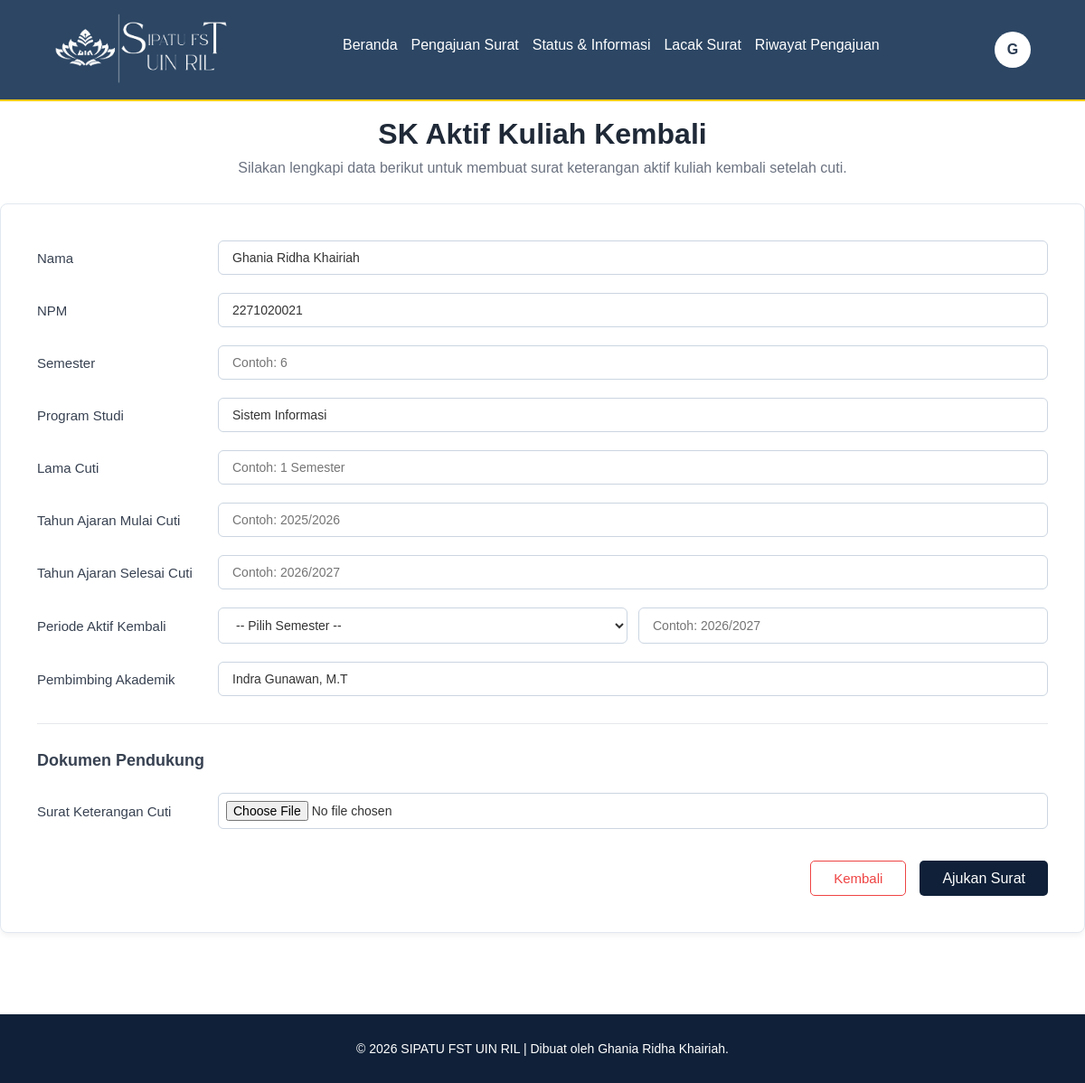
/mhs_form_sk_aktif_kuliah.php (signed in), run on the app's committed database.
### tables this page shows
CREATE TABLE `jenis_surat` (
  `id_jenis` int(11) NOT NULL,
  `nama_surat` varchar(100) NOT NULL,
  `kode_surat` varchar(20) NOT NULL,
  `deskripsi` text DEFAULT NULL,
  `file_template` varchar(255) DEFAULT NULL,
  `status` tinyint(1) DEFAULT 1,
  `isi_template` longtext DEFAULT NULL
);

CREATE TABLE `mahasiswa` (
  `id_mhs` int(11) NOT NULL,
  `npm` varchar(15) NOT NULL,
  `nama_mhs` varchar(100) NOT NULL,
  `password` varchar(255) NOT NULL,
  `email` varchar(100) NOT NULL,
  `id_prodi` int(11) DEFAULT NULL,
  `status` tinyint(1) DEFAULT 0,
  `id_pa` int(11) DEFAULT NULL,
  `id_pb1` int(11) DEFAULT NULL,
  `id_pb2` int(11) DEFAULT NULL
);

CREATE TABLE `dosen` (
  `id_dosen` int(11) NOT NULL,
  `nip` varchar(25) NOT NULL,
  `nama_dosen` varchar(100) NOT NULL,
  `password` varchar(255) NOT NULL,
  `jabatan` varchar(50) NOT NULL,
  `role_akses` varchar(20) NOT NULL,
  `kode_ttd_qr` varchar(100) NOT NULL
);

### mhs_form_sk_aktif_kuliah.php (the view, shortened to what this page needs)
<?php
include "koneksi.php";
$id_mhs = $_SESSION['id_mhs'];
$id_jenis = $_GET['id_jenis'] ?? 3;
$surat = mysqli_fetch_assoc(mysqli_query($koneksi, "
    SELECT * FROM jenis_surat
    WHERE id_jenis = '$id_jenis'
"));
$mhs = mysqli_fetch_assoc(mysqli_query($koneksi, "
    SELECT * FROM mahasiswa
    WHERE id_mhs = '$id_mhs'
"));
$id_pa = $mhs['id_pa'];
$q_pa = mysqli_query($koneksi, "SELECT id_dosen, nama_dosen, nip FROM dosen WHERE id_dosen = '$id_pa'");
$pa = mysqli_fetch_assoc($q_pa);
?>
<!DOCTYPE html>
<html lang="en">
<head>
    <link rel="stylesheet" href="style.css?v=<?= time(); ?>">
    <link rel="stylesheet" href="https://cdnjs.cloudflare.com/ajax/libs/font-awesome/7.0.1/css/all.min.css">
</head>
<body>
    <nav class="navbar">
        <a href="#" class="navbar-logo">
            <img src="images/logo2.png" alt="navbar-logo">
        </a>
        <div class="navbar-nav">
            <a href="mhs_beranda.php#home">Beranda</a>
            <a href="mhs_beranda.php#services">Pengajuan Surat</a>
            <a href="mhs_beranda.php#status-info">Status & Informasi</a>
            <a href="mhs_lacak.php">Lacak Surat</a>
            <a href="mhs_riwayat.php">Riwayat Pengajuan</a>
        </div>
        <div class="navbar-extra">
            <div class="user-menu-container">
                <?php
                $namaLengkap = isset($_SESSION['nama_lengkap']) ? $_SESSION['nama_lengkap'] : 'Pengguna';
                $inisial = '';
                $namaParts = explode(' ', $namaLengkap);
                if (!empty($namaParts)) {
                    $inisial = strtoupper(substr($namaParts[0], 0, 1));
                }
                ?>
                <button id="user-btn" class="user-btn">
                    <span class="avatar-inisial"><?= htmlspecialchars($inisial) ?></span>
                </button>
            </div>
        </div>
    </nav>
    <div class="generate-wrapper">
        <div class="page-header">
            <h1><?= htmlspecialchars($surat['nama_surat']); ?></h1>
            <p>Silakan lengkapi data berikut untuk membuat surat keterangan aktif kuliah kembali setelah cuti.</p>
        </div>
        <div class="generate-card">
            <form action="generate_sk_aktif_kuliah_kembali.php" method="POST" enctype="multipart/form-data">
                <div class="form-group">
                    <label>Nama</label>
                    <input type="text"
                        class="form-control input-readonly"
                        value="<?= htmlspecialchars($mhs['nama_mhs']); ?>"
                        readonly>
                </div>
                <div class="form-group">
                    <label>NPM</label>
                    <input type="text"
                        class="form-control input-readonly"
                        value="<?= htmlspecialchars($mhs['npm']); ?>"
                        readonly>
                </div>
                <div class="form-group">
                    <label>Semester</label>
                    <input type="number"
                        name="semester"
                        placeholder="Contoh: 6"
                        min="3"
                        max="14" required>
                </div>
                <div class="form-group">
                    <label>Program Studi</label>
                    <input type="text"
                        class="form-control input-readonly flex-2"
                        value="<?= htmlspecialchars($mhs['nama_prodi'] ?? 'Sistem Informasi'); ?>"
                        readonly>
                </div>
                <div class="form-group">
                    <label>Lama Cuti</label>
                    <input type="text" name="lama_cuti" placeholder="Contoh: 1 Semester" required>
                </div>
                <div class="form-group">
                    <label>Tahun Ajaran Mulai Cuti</label>
                    <input type="text" name="tahun_akademik_ganjil_cuti" placeholder="Contoh: 2025/2026" required>
                </div>
                <div class="form-group">
                    <label>Tahun Ajaran Selesai Cuti</label>
                    <input type="text" name="tahun_akademik_genap_cuti" placeholder="Contoh: 2026/2027" required>
                </div>
                <div class="form-group">
                    <label>Periode Aktif Kembali</label>
                    <div class="input-group-flex">
                        <select name="semester_akademik" class="form-control flex-1" required>
                            <option value="">-- Pilih Semester --</option>
                        </select>
                        <input type="text" name="tahun_akademik" class="form-control flex-1" placeholder="Contoh: 2026/2027" required>
                    </div>
                </div>
                <div class="form-group">
                    <label>Pembimbing Akademik</label>
                    <?php if ($pa) { ?>
                        <input type="text" class="form-control input-readonly" value="<?= htmlspecialchars($pa['nama_dosen']); ?>" readonly>
                    <?php } else { ?>
                        <input type="text" class="form-control input-error-readonly" value="Belum ada Pembimbing I" readonly>
                        <input type="hidden" name="id_pa" value="">
                    <?php } ?>
                </div>
                <hr style="margin: 30px 0; border: 0; border-top: 1px solid #e5e7eb;">
                <h3 class="section-title">Dokumen Pendukung</h3>
                <div class="form-group">
                    <label>Surat Keterangan Cuti</label>
                    <input type="file" name="sk_cuti" accept=".pdf,.jpg,.jpeg,.png" required>
                </div>
                <div class="form-actions">
                    <a href="mhs_daftar_surat_akademik.php" class="btn-back-form" onclick="confirmBatalAjukanSurat(event, this.href)">Kembali</a>
                    <button type="submit" class="btn-generate">Ajukan Surat</button>
                </div>
            </form>
        </div>
    </div>
    <footer class="footer-form-minimal">
        <p>&copy; 2026 SIPATU FST UIN RIL | Dibuat oleh Ghania Ridha Khairiah.</p>
    </footer>
</body>
</html>

### style.css (style rules this page uses)
html { scroll-behavior: smooth; scroll-padding-top: 100px; }
* { margin: 0; padding: 0; box-sizing: border-box; }
body { font-family: "Montserrat", sans-serif; min-height: 100vh; }
.navbar { background-color: #2c4664; border-bottom: 2px solid #ffcc00; display: flex; justify-content: space-between; align-items: center; padding: 0.8rem 5%; position: fixed; top: 0; left: 0; right: 0; z-index: 1060; }
.navbar .navbar-nav { display: flex; align-items: center; gap: 15px; }
.navbar .navbar-nav a { color: #fff; display: inline-block; text-decoration: none; font-size: 1rem; }
.navbar .navbar-nav a::after { content: ""; display: block; padding-bottom: 0.5rem; border-bottom: 0.1rem solid #ffcc00; transform: scaleX(0); transition: 0.2s linear; }
.user-menu-container { position: relative; display: inline-block; font-family: sans-serif; }
.avatar-inisial { display: inline-flex; align-items: center; justify-content: center; width: 40px; height: 40px; border-radius: 50%; background-color: #ffffff; color: #2b3c53; font-weight: bold; font-size: 16px; text-transform: uppercase; }
.user-btn { background: none; border: none; color: white; font-size: 28px; cursor: pointer; padding: 0; display: flex; align-items: center; }
.navbar-logo img { width: auto; height: 80px; max-width: 100%; }
.footer-form-minimal { text-align: center; padding: 30px 20px; margin-top: 40px; background-color: #0f2038; }
.footer-form-minimal p { color: #ffffff; font-size: 14px; margin-top: auto; }
.generate-wrapper { padding-top: 130px; padding-bottom: 50px; max-width: 1200px; margin: 0 auto; }
.page-header { text-align: center; margin-bottom: 30px; }
.page-header h1 { font-size: 32px; color: #1f2937; margin-bottom: 10px; text-align: center; }
.page-header p { color: #6b7280; font-size: 16px; }
.generate-card { background-color: #ffffff; border: 1px solid #e2e8f0; border-radius: 8px; padding: 40px; box-shadow: 0 4px 6px -1px rgba(0, 0, 0, 0.05); }
.section-title { font-size: 18px; color: #374151; margin-bottom: 25px; }
.form-group { display: flex; flex-direction: row; align-items: center; margin-bottom: 20px; }
.form-group label { flex: 0 0 25%; max-width: 200px; color: #374151; font-size: 15px; padding-right: 15px; }
.form-group input[type="text"], .form-group input[type="number"], .form-group input[type="date"], .form-group input[type="file"], .form-group select, .form-group textarea { flex: 1; padding: 10px 15px; border: 1px solid #cbd5e1; border-radius: 6px; font-size: 14px; color: #333; background-color: #ffffff; transition: all 0.3s ease; width: 100%; box-sizing: border-box; font-family: inherit; }
.form-group input[type="file"] { padding: 8px; }
.form-group .input-group-flex { display: flex; gap: 12px; flex: 1; width: 100%; }
.form-group .flex-1 { flex: 1; }
.form-group .flex-2 { flex: 2; }
.form-group .input-readonly { background-color: #f1f5f9; cursor: not-allowed; }
.form-actions { display: flex; justify-content: flex-end; gap: 15px; margin-top: 35px; }
.btn-generate { min-width: 90px; border: none; background-color: #0f2038; color: #ffffff; border-radius: 5px; padding: 8px 20px; font-size: 1rem; font-weight: normal; cursor: pointer; transition: background-color 0.2s ease-in-out; }
.btn-back-form { background-color: #ffffff; color: #ef4444; padding: 10px 24px; text-decoration: none; border-radius: 6px; font-size: 15px; font-weight: 600; border: 1px solid #ef4444; transition: all 0.3s ease; }
.btn-generate, .btn-back-form { padding: 10px 25px; text-decoration: none; border-radius: 5px; font-weight: 500; }

### data on the page
jenis_surat: nama_surat "SK Aktif Kuliah Kembali"
mahasiswa: nama_mhs "Ghania Ridha Khairiah", npm "2271020021"
dosen: nama_dosen "Indra Gunawan, M.T"

### other printed values
$inisial "G"
